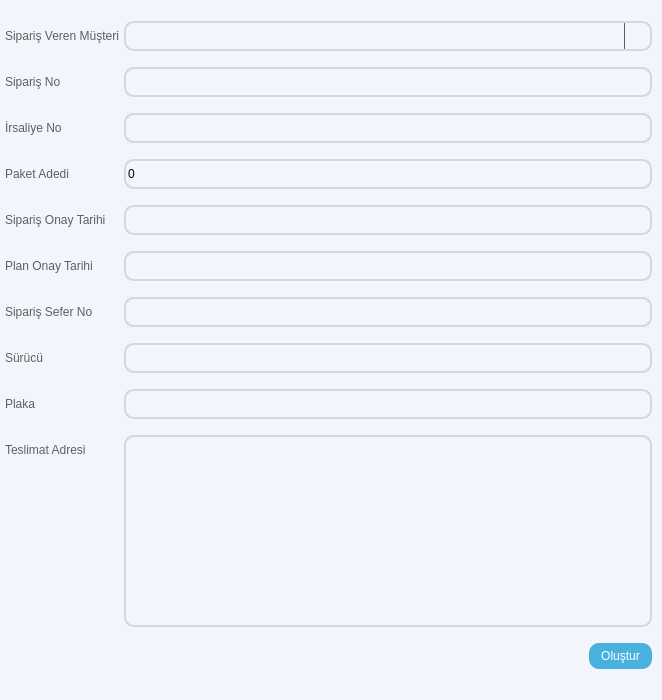
<?xml version="1.0" encoding="UTF-8"?>
<ui version="4.0">
 <class>Form</class>
 <widget class="QWidget" name="Form">
  <property name="geometry">
   <rect>
    <x>0</x>
    <y>0</y>
    <width>662</width>
    <height>700</height>
   </rect>
  </property>
  <property name="windowTitle">
   <string>Sipariş Oluştur</string>
  </property>
  <property name="styleSheet">
   <string notr="true">QWidget{
  background-color: #f2f6fc;
}

QGroupBox{
	background-color: #f2f6fc;
	border-radius: 15px;
	margin-top: 15px;
	font: 9pt &quot;Segoe UI&quot;;
	color: #5f5f5f
}

QTableWidget {
    border: 2px solid #e3ebf5;
    border-radius: 10px;
    background-color: #f2f6fc;
}

QGroupBox::title {
    subcontrol-origin: margin;
    subcontrol-position: top center;
    padding: 5px 10px;
    background-color: #f2f6fc;
    border-radius: 7px;
    color: #5f5f5f;
}

QLabel{
	font: 9pt &quot;Segoe UI&quot;;
	color: #5f5f5f;
}

QLineEdit{
	background-color: transparent;
	border: 2px solid #ccd9e6;
	border-radius: 10px;
	font: 9 pt &quot;Segoe UI&quot; #5f5f5f;
}

QSpinBox{
	background-color: transparent;
	border: 2px solid #ccd9e6;
	border-radius: 10px;
	font: 9 pt &quot;Segoe UI&quot; #5f5f5f;
}

QTextEdit{
	background-color: transparent;
	border: 2px solid #ccd9e6;
	border-radius: 10px;
	font: 9 pt &quot;Segoe UI&quot; 5f5f5f;
}

QPushButton {
    background-color: #48B1DD;
    color: white;
    border: none;
    border-radius: 10px;
    padding: 6px 12px;
    font: 9pt &quot;Segoe UI&quot;;
}

QPushButton:hover {
    background-color: #007BFF;
}

QPushButton:pressed {
    background-color: #5F5F5F;
}
QComboBox {
    background-color: transparent;
    border: 2px solid #ccd9e6;
    border-radius: 10px;
    padding: 5px 8px;
    font: 9pt &quot;Segoe UI&quot;;
    color: #5f5f5f;
}

QComboBox::drop-down {
    subcontrol-origin: padding;
    subcontrol-position: top right;
    width: 25px;
    border-left: 1px solid #5f5f5f;
}


QComboBox QAbstractItemView {
    border: 2px solid #e3ebf5;
    selection-background-color: #e3ebf5;
    background-color: white;
    color: #5f5f5f;
    font: 9pt &quot;Segoe UI&quot;;
    border-radius: 5px;
}


</string>
  </property>
  <layout class="QVBoxLayout" name="verticalLayout">
   <property name="spacing">
    <number>0</number>
   </property>
   <property name="leftMargin">
    <number>5</number>
   </property>
   <property name="topMargin">
    <number>5</number>
   </property>
   <property name="rightMargin">
    <number>5</number>
   </property>
   <property name="bottomMargin">
    <number>5</number>
   </property>
   <item>
    <layout class="QFormLayout" name="formLayout">
     <property name="horizontalSpacing">
      <number>5</number>
     </property>
     <property name="verticalSpacing">
      <number>5</number>
     </property>
     <property name="topMargin">
      <number>5</number>
     </property>
     <property name="rightMargin">
      <number>5</number>
     </property>
     <property name="bottomMargin">
      <number>5</number>
     </property>
     <item row="0" column="0">
      <widget class="QLabel" name="labelEmployee">
       <property name="minimumSize">
        <size>
         <width>0</width>
         <height>30</height>
        </size>
       </property>
       <property name="maximumSize">
        <size>
         <width>16777215</width>
         <height>30</height>
        </size>
       </property>
       <property name="text">
        <string>Sipariş Veren Müşteri</string>
       </property>
      </widget>
     </item>
     <item row="0" column="1">
      <widget class="QComboBox" name="comboBoxEmployee">
       <property name="minimumSize">
        <size>
         <width>0</width>
         <height>30</height>
        </size>
       </property>
       <property name="maximumSize">
        <size>
         <width>16777215</width>
         <height>30</height>
        </size>
       </property>
       <property name="editable">
        <bool>true</bool>
       </property>
      </widget>
     </item>
     <item row="1" column="0">
      <widget class="QLabel" name="labelOrderNumber">
       <property name="minimumSize">
        <size>
         <width>0</width>
         <height>30</height>
        </size>
       </property>
       <property name="maximumSize">
        <size>
         <width>16777215</width>
         <height>30</height>
        </size>
       </property>
       <property name="text">
        <string>Sipariş No</string>
       </property>
      </widget>
     </item>
     <item row="1" column="1">
      <widget class="QLineEdit" name="lineEditOrderNumber">
       <property name="minimumSize">
        <size>
         <width>0</width>
         <height>30</height>
        </size>
       </property>
       <property name="maximumSize">
        <size>
         <width>16777215</width>
         <height>30</height>
        </size>
       </property>
      </widget>
     </item>
     <item row="2" column="0">
      <widget class="QLabel" name="labelOrderDocumentNumber">
       <property name="minimumSize">
        <size>
         <width>0</width>
         <height>30</height>
        </size>
       </property>
       <property name="maximumSize">
        <size>
         <width>16777215</width>
         <height>30</height>
        </size>
       </property>
       <property name="text">
        <string>İrsaliye No</string>
       </property>
      </widget>
     </item>
     <item row="2" column="1">
      <widget class="QLineEdit" name="lineEditOrderDocumetNumber">
       <property name="minimumSize">
        <size>
         <width>0</width>
         <height>30</height>
        </size>
       </property>
       <property name="maximumSize">
        <size>
         <width>16777215</width>
         <height>30</height>
        </size>
       </property>
      </widget>
     </item>
     <item row="3" column="0">
      <widget class="QLabel" name="labelBoxCount">
       <property name="minimumSize">
        <size>
         <width>0</width>
         <height>30</height>
        </size>
       </property>
       <property name="maximumSize">
        <size>
         <width>16777215</width>
         <height>30</height>
        </size>
       </property>
       <property name="text">
        <string>Paket Adedi</string>
       </property>
      </widget>
     </item>
     <item row="3" column="1">
      <widget class="QSpinBox" name="spinBoxOrderBoxCount">
       <property name="minimumSize">
        <size>
         <width>0</width>
         <height>30</height>
        </size>
       </property>
       <property name="maximumSize">
        <size>
         <width>16777215</width>
         <height>30</height>
        </size>
       </property>
      </widget>
     </item>
     <item row="4" column="0">
      <widget class="QLabel" name="labelOrderConfirmDate">
       <property name="minimumSize">
        <size>
         <width>0</width>
         <height>30</height>
        </size>
       </property>
       <property name="maximumSize">
        <size>
         <width>16777215</width>
         <height>30</height>
        </size>
       </property>
       <property name="text">
        <string>Sipariş Onay Tarihi</string>
       </property>
      </widget>
     </item>
     <item row="4" column="1">
      <widget class="QLineEdit" name="lineEditOrderConfirmDate">
       <property name="minimumSize">
        <size>
         <width>0</width>
         <height>30</height>
        </size>
       </property>
       <property name="maximumSize">
        <size>
         <width>16777215</width>
         <height>30</height>
        </size>
       </property>
      </widget>
     </item>
     <item row="5" column="0">
      <widget class="QLabel" name="labelOrderPlanConfirmDate">
       <property name="minimumSize">
        <size>
         <width>0</width>
         <height>30</height>
        </size>
       </property>
       <property name="maximumSize">
        <size>
         <width>16777215</width>
         <height>30</height>
        </size>
       </property>
       <property name="text">
        <string>Plan Onay Tarihi</string>
       </property>
      </widget>
     </item>
     <item row="5" column="1">
      <widget class="QLineEdit" name="lineEditOrderPlanConfirmDate">
       <property name="minimumSize">
        <size>
         <width>0</width>
         <height>30</height>
        </size>
       </property>
       <property name="maximumSize">
        <size>
         <width>16777215</width>
         <height>30</height>
        </size>
       </property>
      </widget>
     </item>
     <item row="6" column="0">
      <widget class="QLabel" name="labelOrderTripNumber">
       <property name="minimumSize">
        <size>
         <width>0</width>
         <height>30</height>
        </size>
       </property>
       <property name="maximumSize">
        <size>
         <width>16777215</width>
         <height>30</height>
        </size>
       </property>
       <property name="text">
        <string>Sipariş Sefer No</string>
       </property>
      </widget>
     </item>
     <item row="6" column="1">
      <widget class="QLineEdit" name="lineEditOrderTripNumber">
       <property name="minimumSize">
        <size>
         <width>0</width>
         <height>30</height>
        </size>
       </property>
       <property name="maximumSize">
        <size>
         <width>16777215</width>
         <height>30</height>
        </size>
       </property>
      </widget>
     </item>
     <item row="7" column="0">
      <widget class="QLabel" name="labelOrderDriver">
       <property name="minimumSize">
        <size>
         <width>0</width>
         <height>30</height>
        </size>
       </property>
       <property name="maximumSize">
        <size>
         <width>16777215</width>
         <height>30</height>
        </size>
       </property>
       <property name="text">
        <string>Sürücü</string>
       </property>
      </widget>
     </item>
     <item row="7" column="1">
      <widget class="QLineEdit" name="lineEditOrderDriver">
       <property name="minimumSize">
        <size>
         <width>0</width>
         <height>30</height>
        </size>
       </property>
       <property name="maximumSize">
        <size>
         <width>16777215</width>
         <height>30</height>
        </size>
       </property>
      </widget>
     </item>
     <item row="8" column="0">
      <widget class="QLabel" name="labelOrderPlateNumber">
       <property name="minimumSize">
        <size>
         <width>0</width>
         <height>30</height>
        </size>
       </property>
       <property name="maximumSize">
        <size>
         <width>16777215</width>
         <height>30</height>
        </size>
       </property>
       <property name="text">
        <string>Plaka</string>
       </property>
      </widget>
     </item>
     <item row="8" column="1">
      <widget class="QLineEdit" name="lineEditOrderPlateNumber">
       <property name="minimumSize">
        <size>
         <width>0</width>
         <height>30</height>
        </size>
       </property>
       <property name="maximumSize">
        <size>
         <width>16777215</width>
         <height>30</height>
        </size>
       </property>
      </widget>
     </item>
     <item row="9" column="0">
      <widget class="QLabel" name="labelOrderDestinationAdress">
       <property name="minimumSize">
        <size>
         <width>0</width>
         <height>30</height>
        </size>
       </property>
       <property name="maximumSize">
        <size>
         <width>16777215</width>
         <height>30</height>
        </size>
       </property>
       <property name="text">
        <string>Teslimat Adresi</string>
       </property>
      </widget>
     </item>
     <item row="9" column="1">
      <widget class="QTextEdit" name="textEditOrderDestinationAdress"/>
     </item>
     <item row="10" column="0" colspan="2">
      <layout class="QHBoxLayout" name="horizontalLayout">
       <item>
        <spacer name="horizontalSpacer">
         <property name="orientation">
          <enum>Qt::Horizontal</enum>
         </property>
         <property name="sizeHint" stdset="0">
          <size>
           <width>128</width>
           <height>20</height>
          </size>
         </property>
        </spacer>
       </item>
       <item>
        <widget class="QPushButton" name="pushButtonOrderCreate">
         <property name="text">
          <string>Oluştur</string>
         </property>
        </widget>
       </item>
      </layout>
     </item>
    </layout>
   </item>
  </layout>
 </widget>
 <resources/>
 <connections/>
</ui>
